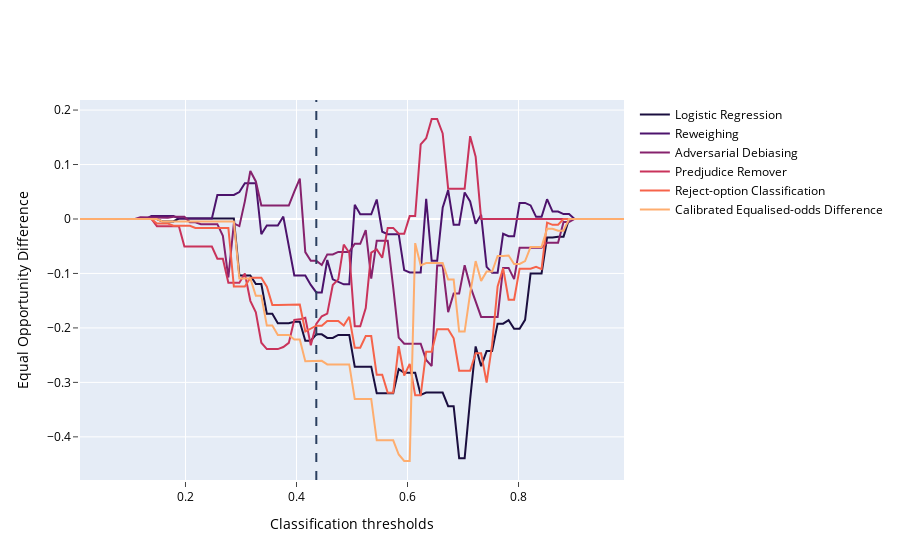

Notebook source saved alongside this figure:
### Code cell
eq_opp_files = {'Files' : ['LR_eq_opp_diff_arr.json', 'RW_eq_opp_diff_arr.json', 'AD_eq_opp_diff_arr.json', 
    'PR_eq_opp_diff_arr.json', 'ROC_eq_opp_diff_arr.json', 'CEOD_eq_opp_diff_arr.json'], 
    'Names': ['Logistic Regression', 'Reweighing', 'Adversarial Debiasing', 'Predjudice Remover', 
    'Reject-option Classification', 'Calibrated Equalised-odds Difference']}
plot_plotly_graphs(metric = 'Equal Opportunity Difference', filenames = eq_opp_files, filepath = 'eq_opps_plotly.html')
